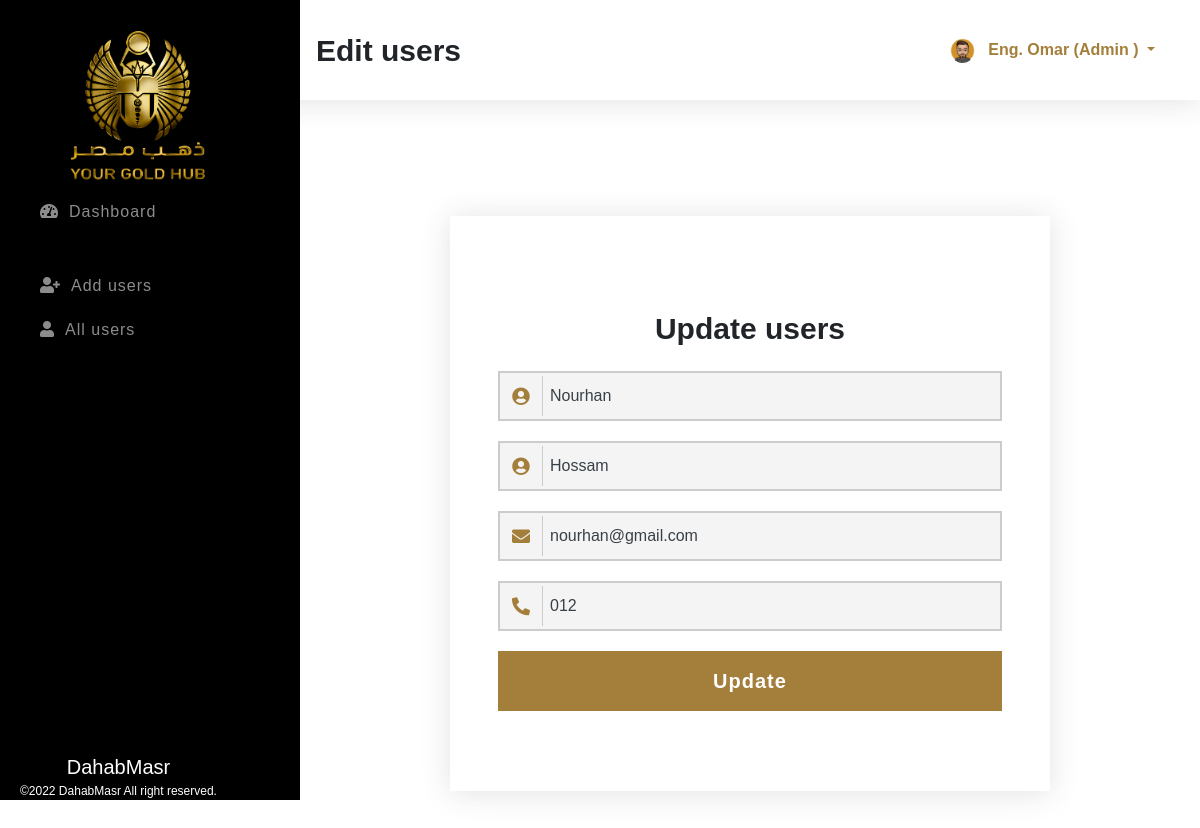
The page /inc/users.php?action=editusers&id=7 (signed in) on the database its author committed.
### tables this page shows
CREATE TABLE `users` (
  `id` int(11) NOT NULL,
  `fname` varchar(100) NOT NULL,
  `lname` varchar(100) NOT NULL,
  `email` varchar(100) NOT NULL,
  `phone` varchar(100) NOT NULL,
  `password` varchar(255) NOT NULL,
  `role` varchar(100) NOT NULL,
  `avatar` varchar(255) NOT NULL
);

### inc/users.php (the view, shortened to what this page needs)
<?php
    $sessionId = isset($_SESSION['id']) ?$_SESSION['id'] :'';
    $sessionRole = isset($_SESSION['role']) ?$_SESSION['role'] :'';
    include_once "../config.php";
    $id = isset($_REQUEST['id']) ? $_REQUEST['id']:'dashboard';
    $action = isset($_REQUEST['action']) ?$_REQUEST['action']: '';
?>
<!DOCTYPE html>
<html lang="en">
<head>
    <link rel="stylesheet" href="../assets/css/bootstrap.min.css">
    <link rel="stylesheet" href="../assets/css/all.min.css">
    <link rel="stylesheet" href="../assets/css/style.css">
</head>
<body>
<section class="topber">
        <div class="topber__title">
            <span class="topber__title--text">
                <?php
                    if ( 'dashboard' == $id ) {
                        echo "DashBoard";
                    } elseif ( 'addusers' == $id ) {
                        echo "Add users";
                    } elseif ( 'allusers' == $id ) {
                        echo "users";
                    } elseif ( 'userProfile' == $id ) {
                        echo "Your Profile";
                    } elseif ( 'editusers' == $action ) {
                        echo "Edit users";
                    }
                ?>
            </span>
        </div>
        <div class="topber__profile">
            <?php
                $query = "SELECT fname,lname,role,avatar FROM {$sessionRole}s WHERE id='$sessionId'";
                $result = mysqli_query( $connection, $query );
                if ( $data = mysqli_fetch_assoc( $result ) ) {
                    $fname = $data['fname'];
                    $lname = $data['lname'];
                    $role = $data['role'];
                    $avatar = $data['avatar'];
                ?>
                <img src="../assets/img/<?php echo "$avatar"; ?>" height="25" width="25" class="rounded-circle" alt="profile">
                <div class="dropdown">
                    <button class="btn dropdown-toggle" type="button" id="dropdownMenuButton" data-toggle="dropdown" aria-haspopup="true" aria-expanded="false">
                    <?php
                        echo "$fname $lname (" . ucwords( $role ) . " )";
                        }
                    ?>
                    </button>
                </div>
        </div>
    </section>
    <section id="sideber" class="sideber">
        <ul class="sideber__ber">
        <img class="logo" src="../assets/img/logo.png" alt="Dahab" style="width:150px">
            <li id="left" class="sideber__item<?php if ( 'dashboard' == $id ) {
                                                  echo " active";
                                              }?>">
                <a href="../index.php?id=dashboard"><i id="left" class="fas fa-tachometer-alt"></i>Dashboard</a>
            </li>
            <?php if ( 'admin' == $sessionRole ) {?>
                <li id="left" class="sideber__item sideber__item--modify<?php if ( 'addusers' == $id ) {
                                                                            echo " active";
                                                                        }?>">
                    <a href="users.php?id=addusers"><i id="left" class="fas fa-user-plus"></i>Add users</a>
                </li><?php }?>
            <li id="left" class="sideber__item<?php if ( 'allusers' == $id ) {
    echo " active";
}?>">
                <a href="users.php?id=allusers"><i id="left" class="fas fa-user"></i>All users</a>
            </li>
        </ul>
        <footer class="text-center" style="font-size:12px;" ><span>DahabMasr</span><br>©2022 DahabMasr All right reserved.</footer>
    </section>
    <section class="main">
        <div class="container">
            <div class="users">
                <?php if ( 'editusers' == $action ) {
                        $usersID = $_REQUEST['id'];
                        $selectusers = "SELECT * FROM users WHERE id='{$usersID}'";
                        $result = mysqli_query( $connection, $selectusers );
                    $users = mysqli_fetch_assoc( $result );?>
                    <div class="addManager">
                        <div class="main__form">
                            <div class="main__form--title text-center">Update users</div>
                            <form action="../add.php" method="POST">
                                <div class="form-row">
                                    <div class="col col-12">
                                        <label class="input">
                                            <i id="left" class="fas fa-user-circle"></i>
                                            <input type="text" name="fname" placeholder="First name" value="<?php echo $users['fname']; ?>" required>
                                        </label>
                                    </div>
                                    <div class="col col-12">
                                        <label class="input">
                                            <i id="left" class="fas fa-user-circle"></i>
                                            <input type="text" name="lname" placeholder="Last Name" value="<?php echo $users['lname']; ?>" required>
                                        </label>
                                    </div>
                                    <div class="col col-12">
                                        <label class="input">
                                            <i id="left" class="fas fa-envelope"></i>
                                            <input type="email" name="email" placeholder="Email" value="<?php echo $users['email']; ?>" required>
                                        </label>
                                    </div>
                                    <div class="col col-12">
                                        <label class="input">
                                            <i id="left" class="fas fa-phone-alt"></i>
                                            <input type="number" name="phone" placeholder="Phone" value="<?php echo $users['phone']; ?>" required>
                                        </label>
                                    </div>
                                    <div class="col col-12">
                                        <input type="submit" value="Update">
                                    </div>
                                </div>
                            </form>
                        </div>
                    </div>
                <?php }?>
            </div>
        </div>
    </section>
</body>
</html>

### assets/css/style.css (style rules this page uses)
*, *::before, *::after { margin: 0; padding: 0; -webkit-box-sizing: border-box; box-sizing: border-box; }
body { font-family: sans-serif; }
a { text-decoration: none !important; }
.topber { position: fixed; width: 100%; top: 0; left: 0; padding-left: 300px; right: 0; z-index: 999; -webkit-box-shadow: 0 0.15rem 1.75rem 0 rgba(58, 59, 69, 0.15); box-shadow: 0 0.15rem 1.75rem 0 rgba(58, 59, 69, 0.15); background-color: #fff; }
.topber__title { height: 12.5vh; float: left; display: -webkit-box; display: -ms-flexbox; display: flex; -webkit-box-orient: horizontal; -webkit-box-direction: normal; -ms-flex-direction: row; flex-direction: row; -webkit-box-align: center; -ms-flex-align: center; align-items: center; padding-left: 1rem; }
.topber__title--text { font-size: 30px; font-weight: bold; }
.topber__profile { height: 12.5vh; float: right; padding-right: 10px; display: -webkit-box; display: -ms-flexbox; display: flex; -webkit-box-orient: horizontal; -webkit-box-direction: normal; -ms-flex-direction: row; flex-direction: row; -webkit-box-align: center; -ms-flex-align: center; align-items: center; padding: 2rem; }
.topber__profile button { color: #A47E3B; line-height: 10px; font-weight: bold; }
.sideber { position: fixed; top: 0; overflow-y: auto; left: 0; bottom: 0; width: 300px; height: 100vh; padding: 40px 20px 20px 20px; background-color: #000000; background-size: cover; -webkit-transition: left 0.5s ease; transition: left 0.5s ease; z-index: 999; }
.sideber__ber { list-style: none; }
.sideber__item { padding: 10px; }
.sideber__item a { color: rgba(255, 255, 255, 0.55); font-size: 16px; letter-spacing: 1px; font-weight: 500; }
.sideber__item a i { color: rgba(255, 255, 255, 0.55); padding: 0 10px; }
.sideber__item--modify { padding: 40px 10px 10px 10px; }
.sideber footer { position: absolute; bottom: 0; font-size: 16px; color: #fff; }
.sideber footer span { font-size: 20px; }
.main { margin-left: 300px; margin-top: 10vh; padding: 2rem; }
.main__form { max-width: 600px; padding: 5rem 3rem; -webkit-box-shadow: 0 0.15rem 1.75rem 0 rgba(58, 59, 69, 0.15); box-shadow: 0 0.15rem 1.75rem 0 rgba(58, 59, 69, 0.15); margin: 5rem auto; }
.main__form--title { font-size: 30px; font-weight: bold; padding: 10px 0; }
.main__form .input { position: relative; display: block; }
.main__form .input #left { color: #A47E3B; border-color: #ccc; -webkit-transition: border-color 0.5s; transition: border-color 0.5s; left: 5px; padding-right: 3px; border-right-width: 1px; border-right-style: solid; position: absolute; top: 5px; width: 40px; height: 40px; font-size: 18px; line-height: 40px; text-align: center; }
.main__form .input input, .main__form .input select { padding-left: 50px !important; display: block; width: 100%; height: 50px !important; padding: 8px 10px; margin: 10px 0; outline: none; border: 2px solid #ccc; background: #f4f4f4; color: #384047; -webkit-appearance: normal; -moz-appearance: normal; appearance: normal; }
.main__form .input input::placeholder, .main__form .input select::placeholder { color: #ccc; font-weight: bold; letter-spacing: 1px; }
.main__form input[type="submit"] { width: 100%; letter-spacing: 1px; font-weight: bold; font-size: 20px; color: #fff; text-align: center; margin-top: 10px; padding: 14px 0; -webkit-transition: 0.5s ease; transition: 0.5s ease; border: 1px solid #A47E3B; background-color: #A47E3B; }
.logo { width: 200px !important; margin-top: -20px; margin-left: 20px; }

### rows shown on the page
users: fname "Nourhan", lname "Hossam", email "nourhan@gmail.com", phone "012"

### other values the page prints
$fname "Eng."
$lname "Omar"
$role "Admin"
